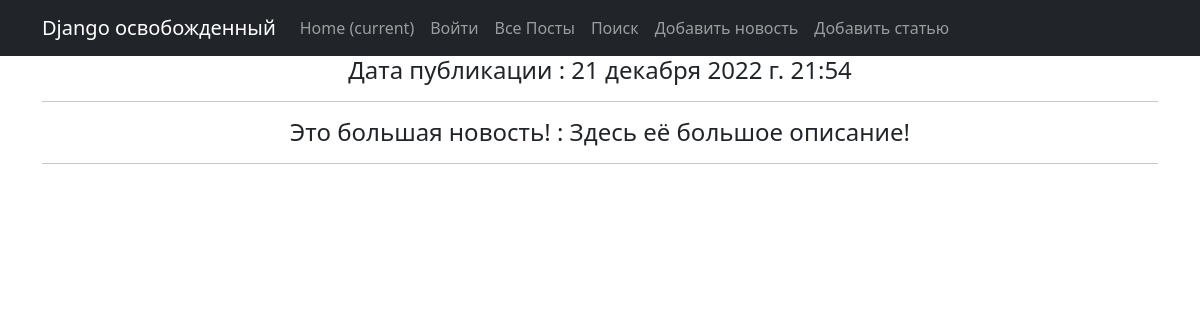
/post/1, run on the app's committed database.
### news/models.py (models this page shows, shortened)
class Post(models.Model):
    author = models.ForeignKey(Author, on_delete=models.CASCADE)
    NEWS = 'NW'
    ARTICLE = 'AR'
    CATEGORY_CHOICES = (
        (NEWS, 'Новость'),
        (ARTICLE, 'Статья'),
    )
    categoryType = models.CharField(max_length=2, choices=CATEGORY_CHOICES, default=ARTICLE)
    dateCreation = models.DateTimeField(auto_now_add=True)
    postCategory = models.ManyToManyField(Category, through='PostCategory')
    title = models.CharField(max_length=128)
    text = models.TextField()
    rating = models.SmallIntegerField(default=0)

### news/views.py (the view)
# urls.py: path('<int:pk>', NewsDetail.as_view(), name='news_detail'),
class NewsDetail(DetailView):
    model = Post
    template_name = 'news.html'
    context_object_name = 'news'

### templates/news.html (shortened to what this page needs)
{% extends 'flatpages/default.html' %}
{% load custom_filters %}
{% block content %}
<h4>Дата публикации : {{ news.dateCreation }}</h4>
<hr>
<h4>{{ news.title }} : {{ news.text }}</h4>
<hr>
{% endblock content %}

### data on the page
Post: dateCreation "21 декабря 2022 г. 21:54", title "Это большая новость!", text "Здесь её большое описание!"
